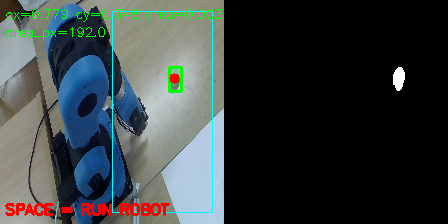
#> input picture evidence/hsv_goal/images/live_v2_auto_green_last.png, 448 x 224 px
$ python -i run_auto_green_monotonic_push.py   (imports and definitions only)
#> lines starting #> are read from the running program, lines starting #| are printed output that depends on the picture; after the words box and inside, x2 and y2 are one past the last pixel; in counts of white or black regions, pixels touching at a corner belong together
#> further down, picture is the input picture: shape (224, 448, 3); mean B, G, R 61.8, 61.5, 55.4
import os, sys, time, argparse, importlib.util
from pathlib import Path
import numpy as np
import cv2

TINYVLA_REPO = Path(
    os.environ.get("TINYVLA_REPO", str(Path.home() / "TinyVLA"))
).expanduser()

sys.path.insert(0, str(TINYVLA_REPO))
sys.path.insert(0, str(TINYVLA_REPO / "llava-pythia"))

diffik_path = (
    Path(__file__).resolve().parents[3]
    / "scripts/phase_5_real_robot_test/tiny_vla/"
      "run_author_style_niryo_diffik_rollout.py"
)
spec = importlib.util.spec_from_file_location("diffik_runtime", diffik_path)
R = importlib.util.module_from_spec(spec)
# [1 line not run here, left out]


def clamp(v, lo, hi):
    return max(lo, min(hi, v))


def detect_green(frame):
    hsv = cv2.cvtColor(frame, cv2.COLOR_BGR2HSV)
#> hsv: shape (224, 448, 3); mean H, S, V 33.4, 41, 70.7

    lower = np.array([35, 45, 45], dtype=np.uint8)
    upper = np.array([90, 255, 255], dtype=np.uint8)

    mask = cv2.inRange(hsv, lower, upper)
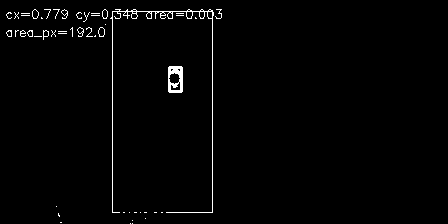
#> mask: shape (224, 448); 1.5% white in thin lines or dots, all inside (x1, y1, x2, y2) = (6, 9, 222, 224)

    kernel = np.ones((7, 7), np.uint8)
    mask = cv2.morphologyEx(mask, cv2.MORPH_OPEN, kernel)
#> mask: shape (224, 448); every value is 0
    mask = cv2.morphologyEx(mask, cv2.MORPH_CLOSE, kernel)

    contours, _ = cv2.findContours(mask, cv2.RETR_EXTERNAL, cv2.CHAIN_APPROX_SIMPLE)
#> contours = []
    if not contours:
        return None, mask

    c = max(contours, key=cv2.contourArea)
    area = cv2.contourArea(c)

    if area < 400:
        return None, mask

    x, y, w, h = cv2.boundingRect(c)
    cx = x + w / 2
    cy = y + h / 2

    return {
        "bbox": (x, y, w, h),
        "center": (cx, cy),
        "area": area,
    }, mask


# [282 lines left out: functions capture_object_and_compute, main, not called in this run]


# [2 lines not run here, left out]

>>> import cv2
>>> picture = cv2.imread('../../../evidence/hsv_goal/images/live_v2_auto_green_last.png')
>>> result = detect_green(picture)
